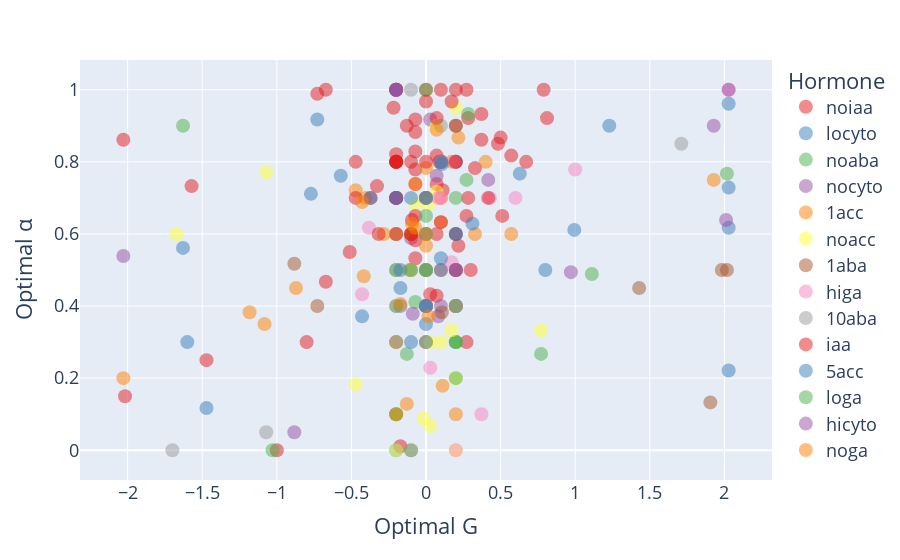

Here is the notebook cell this chart was saved with:
### Code cell
fig = px.scatter(
    hormone_df,
    x="optimal G",
    y="optimal alpha",
    color=hormone_df["hormone"].astype(str),
    hover_name="arbor name",
    opacity=0.5,
    color_discrete_sequence=px.colors.qualitative.Set1,
)

fig.update_traces(marker=dict(size=14))
fig.update_layout(
    font=dict(size=18),
    legend_title_text="Hormone",
    xaxis_title="Optimal G",
    yaxis_title="Optimal α",
    showlegend=True
)

fig.show()
fig.write_html("docs/Optimal_G_alpha_hormone.html")

### Figure 1 — Plotly figure (JSON) as saved in the notebook; plotly's stock layout.template omitted (floating-point values rounded to 4 significant figures)
{"data": [{"hovertemplate": "<b>%{hovertext}</b><br><br>hormone=noiaa<br>optimal G=%{x}<br>optimal alpha=%{y}<extra></extra>", "hovertext": ["248_9_S_noiaa_day9", "058_9_C_noiaa_day9", "248_2_S_noiaa_day9", "058_4_S_noiaa_day9", "248_10_C_noiaa_day9", "1511_2_S_noiaa_day9", "058_2_C_noiaa_day9", "058_8_C_noiaa_day9", "1511_8_S_noiaa_day9", "1511_3_S_noiaa_day9", "058_5_S_noiaa_day9", "248_3_S_noiaa_day9", "1511_1_C_noiaa_day9", "058_1_S_noiaa_day9", "058_10_C_noiaa_day9", "248_1_C_noiaa_day9", "1511_7_S_noiaa_day9", "058_7_C_noiaa_day9", "058_9_S_noiaa_day9", "058_2_S_noiaa_day9", "248_4_S_noiaa_day9", "1511_2_C_noiaa_day9", "248_10_S_noiaa_day9", "058_4_C_noiaa_day9", "1511_4_S_noiaa_day9", "248_2_C_noiaa_day9", "058_7_S_noiaa_day9", "248_1_S_noiaa_day9", "058_10_S_noiaa_day9", "058_1_C_noiaa_day9", "1511_1_S_noiaa_day9", "248_8_C_noiaa_day9", "058_8_S_noiaa_day9", "1511_5_S_noiaa_day9", "248_3_C_noiaa_day9", "058_5_C_noiaa_day9", "248_5_S_noiaa_day9", "1511_3_C_noiaa_day9", "058_3_S_noiaa_day9"], "legendgroup": "noiaa", "marker": {"color": "rgb(228,26,28)", "opacity": 0.5, "size": 14, "symbol": "circle"}, "mode": "markers", "name": "noiaa", "orientation": "v", "showlegend": true, "type": "scatter", "x": [0.1, 0.2, 0.0887, 0.0, 0.0, -0.1, 0.0, 0.0714, 0.0, 0.2714, 0.1, 0.0714, 0.2, -0.1, -0.0714, -0.2, -1.471, -0.0714, 0.3714, 0.1, -0.0714, 0.0714, 0.2173, -0.6714, 0.5714, -0.0714, -0.1714, 0.0, -0.0714, 0.0714, 0.7887, -0.2, -1.0, 0.3286, 0.1113, -0.0714, 0.2714, 0.0286, -0.3286], "xaxis": "x", "y": [1.0, 0.8, 0.8, 0.4, 0.7, 0.6, 0.7, 0.7387, 0.3, 0.3, 0.8, 0.8173, 0.5, 0.8, 0.7786, 0.7, 0.25, 0.7387, 0.8613, 0.8, 0.9173, 0.4286, 0.5673, 0.4673, 0.8173, 0.8286, 0.0113, 1.0, 0.5327, 0.6, 1.0, 0.8214, 0.0, 0.7827, 0.7214, 0.8827, 0.65, 0.4327, 0.7327], "yaxis": "y"}, {"hovertemplate": "<b>%{hovertext}</b><br><br>hormone=locyto<br>optimal G=%{x}<br>optimal alpha=%{y}<extra></extra>", "hovertext": ["LA1511_6_C_locyto_day9", "M248_1_C_locyto_day9", "M248_8_S_locyto_day9", "M058_2_C_locyto_day9", "M058_3_C_locyto_day9", "M248_8_C_locyto_day9", "LA1511_10_C_locyto_day9", "M248_6_S_locyto_day9", "M058_9_C_locyto_day9", "M248_19_C_locyto_day9", "M058_5_S_locyto_day9", "M248_3_S_locyto_day9", "LA1511_6_S_locyto_day9"], "legendgroup": "locyto", "marker": {"color": "rgb(55,126,184)", "opacity": 0.5, "size": 14, "symbol": "circle"}, "mode": "markers", "name": "locyto", "orientation": "v", "showlegend": true, "type": "scatter", "x": [-0.2, 0.0, 0.2, -0.2, 0.2, 0.2, 2.029, -1.471, -1.6, -0.7286, -0.1714, 1.229, 0.994], "xaxis": "x", "y": [0.5, 0.7, 0.6, 0.0, 0.5, 0.8, 0.6173, 0.1173, 0.3, 0.9173, 0.45, 0.9, 0.6113], "yaxis": "y"}, {"hovertemplate": "<b>%{hovertext}</b><br><br>hormone=noaba<br>optimal G=%{x}<br>optimal alpha=%{y}<extra></extra>", "hovertext": ["LA1511_9_C_noaba_day9", "LA1511_7_C_noaba_day9", "M058_3_S_noaba_day9", "M058_7_S_noaba_day9", "LA1511_4_C_noaba_day9", "M058_9_S_noaba_day9", "LA1511_10_S_noaba_day9", "M248_10_S_noaba_day9", "M058_2_S_noaba_day9", "M248_6_C_noaba_day9", "LA1511_3_S_noaba_day9", "LA1511_5_C_noaba_day9"], "legendgroup": "noaba", "marker": {"color": "rgb(77,175,74)", "opacity": 0.5, "size": 14, "symbol": "circle"}, "mode": "markers", "name": "noaba", "orientation": "v", "showlegend": true, "type": "scatter", "x": [0.2, 0.2, 0.2, 0.0, 0.2, -0.2, 1.111, 0.1, -0.1286, 0.2, -0.0714, 0.2714], "xaxis": "x", "y": [0.3, 0.3, 0.3, 1.0, 0.4, 0.1, 0.4887, 0.5, 0.2673, 0.9, 0.4113, 0.75], "yaxis": "y"}, {"hovertemplate": "<b>%{hovertext}</b><br><br>hormone=nocyto<br>optimal G=%{x}<br>optimal alpha=%{y}<extra></extra>", "hovertext": ["LA1511_7_S_nocyto_day9", "LA1511_8_S_nocyto_day9", "LA1511_4_C_nocyto_day9", "M248_5_C_nocyto_day9", "LA1511_3_C_nocyto_day9", "M248_10_C_nocyto_day9", "M248_3_C_nocyto_day9", "LA1511_2_C_nocyto_day9", "M248_7_C_nocyto_day9", "M058_10_S_nocyto_day9", "M248_2_C_nocyto_day9", "LA1511_7_C_nocyto_day9"], "legendgroup": "nocyto", "marker": {"color": "rgb(152,78,163)", "opacity": 0.5, "size": 14, "symbol": "circle"}, "mode": "markers", "name": "nocyto", "orientation": "v", "showlegend": true, "type": "scatter", "x": [0.1, 0.0, 0.1, 0.0286, 0.9714, -0.1, -0.0887, 0.0827, 0.106, -0.8827, 0.0714, 0.4173], "xaxis": "x", "y": [0.5, 0.5, 0.4, 0.9173, 0.494, 0.5887, 0.3786, 0.3714, 0.8, 0.05, 0.7613, 0.75], "yaxis": "y"}, {"hovertemplate": "<b>%{hovertext}</b><br><br>hormone=1acc<br>optimal G=%{x}<br>optimal alpha=%{y}<extra></extra>", "hovertext": ["la1511_2_S_1acc_day9", "la1511_7_C_1acc_day9", "m248_9_C_1acc_day9", "m248_8_C_1acc_day9", "m058_8_S_1acc_day9", "m058_7_S_1acc_day9", "m248_7_C_1acc_day9", "m058_2_C_1acc_day9", "m058_5_C_1acc_day9", "m058_10_S_1acc_day9", "la1511_6_S_1acc_day9", "la1511_4_C_1acc_day9", "m248_2_C_1acc_day9", "m058_2_S_1acc_day9", "la1511_1_S_1acc_day9", "m248_8_S_1acc_day9", "m058_8_C_1acc_day9", "m248_3_C_1acc_day9", "m058_3_S_1acc_day9", "la1511_5_C_1acc_day9", "m058_6_C_1acc_day9", "m248_6_S_1acc_day9", "m248_9_S_1acc_day9", "m058_9_C_1acc_day9", "m058_1_C_1acc_day9", "la1511_2_C_1acc_day9", "m058_4_S_1acc_day9", "m248_4_C_1acc_day9"], "legendgroup": "1acc", "marker": {"color": "rgb(255,127,0)", "opacity": 0.5, "size": 14, "symbol": "circle"}, "mode": "markers", "name": "1acc", "orientation": "v", "showlegend": true, "type": "scatter", "x": [0.2, -0.1, 0.1, 0.1, -0.2, -0.2, 0.2, 0.0, 0.0, -1.083, 1.929, 0.1, 0.1714, -0.406, -2.029, -0.2, -0.2, -0.1113, -1.183, 0.5714, -0.0714, -0.8714, -0.4714, -0.2827, 0.2173, -0.4173, 0.3286, 0.0], "xaxis": "x", "y": [0.4, 0.6, 0.8, 0.7, 0.8, 0.7, 0.5, 0.5, 0.4, 0.35, 0.75, 0.6327, 0.8, 0.7, 0.2, 0.6, 1.0, 0.5, 0.3827, 0.6, 0.7387, 0.45, 0.7214, 0.6, 0.8673, 0.4827, 0.6, 0.7827], "yaxis": "y"}, {"hovertemplate": "<b>%{hovertext}</b><br><br>hormone=noacc<br>optimal G=%{x}<br>optimal alpha=%{y}<extra></extra>", "hovertext": ["la1511_3_S_noacc_day9", "m248_6_C_noacc_day9", "m248_4_S_noacc_day9", "m058_2_S_noacc_day9", "m058_4_C_noacc_day9", "la1511_4_C_noacc_day9", "m058_10_S_noacc_day9", "m248_3_C_noacc_day9", "m248_5_S_noacc_day9", "la1511_6_S_noacc_day9", "m058_8_S_noacc_day9", "m248_2_S_noacc_day9", "la1511_7_C_noacc_day9", "la1511_5_S_noacc_day9", "la1511_3_C_noacc_day9", "m248_6_S_noacc_day9", "m248_5_C_noacc_day9", "m058_3_C_noacc_day9", "m248_3_S_noacc_day9", "m058_5_S_noacc_day9", "m058_8_C_noacc_day9", "la1511_6_C_noacc_day9", "m248_8_S_noacc_day9", "la1511_2_C_noacc_day9", "la1511_4_S_noacc_day9", "m058_10_C_noacc_day9", "m058_1_S_noacc_day9", "m248_7_S_noacc_day9", "m058_7_C_noacc_day9", "m248_1_C_noacc_day9"], "legendgroup": "noacc", "marker": {"color": "rgb(255,255,51)", "opacity": 0.5, "size": 14, "symbol": "circle"}, "mode": "markers", "name": "noacc", "orientation": "v", "showlegend": true, "type": "scatter", "x": [-0.2, -0.2, -0.2, 0.0, -0.2, 0.0, 0.2, -0.2, -0.2, -0.2, 0.0286, 0.0, 0.1714, 0.0, -1.071, 0.0, 0.0714, 0.0173, 0.0, 0.2, -0.0714, 0.1, -0.4714, 0.2, 0.7714, -0.1, -1.671, 0.0286, 0.0714, -0.0173], "xaxis": "x", "y": [0.5, 0.0, 0.6, 0.4, 0.7, 0.5, 0.2, 0.3, 0.5, 1.0, 0.3, 0.7, 0.3327, 0.6, 0.7714, 0.6, 0.9, 0.6827, 0.3, 0.95, 0.6827, 0.3, 0.1827, 0.0, 0.3327, 0.5, 0.6, 0.0673, 0.7173, 0.0887], "yaxis": "y"}, {"hovertemplate": "<b>%{hovertext}</b><br><br>hormone=1aba<br>optimal G=%{x}<br>optimal alpha=%{y}<extra></extra>", "hovertext": ["LA1511_2_C_1aba_day9", "M058_6_C_1aba_day9", "M058_2_S_1aba_day9", "LA1511_1_S_1aba_day9", "LA1511_6_S_1aba_day9", "LA511_5_S_1aba_day9", "LA1511_8_C_1aba_day9", "LA1511_2_S_1aba_day9", "M058_4_C_1aba_day9", "M248_4_S_1aba_day9", "M248_1_C_1aba_day9", "M058_1_S_1aba_day9"], "legendgroup": "1aba", "marker": {"color": "rgb(166,86,40)", "opacity": 0.5, "size": 14, "symbol": "circle"}, "mode": "markers", "name": "1aba", "orientation": "v", "showlegend": true, "type": "scatter", "x": [0.0, 0.2, -0.2, -0.1, -0.2, 2.017, 1.429, -0.7286, 0.106, 1.983, -0.8827, 1.906], "xaxis": "x", "y": [0.7, 0.4, 0.8, 0.6, 0.3, 0.5, 0.45, 0.4, 0.3827, 0.5, 0.5173, 0.1327], "yaxis": "y"}, {"hovertemplate": "<b>%{hovertext}</b><br><br>hormone=higa<br>optimal G=%{x}<br>optimal alpha=%{y}<extra></extra>", "hovertext": ["LA1511_11_S_higa_day9", "M058_5_S_higa_day9", "LA1511_3_C_higa_day9", "M248_2_C_higa_day9", "M248_1_S_higa_day9", "M058_4_S_higa_day9", "M248_4_S_higa_day9", "la1511_10_S_higa_day5", "M058_6_S_higa_day9", "LA1511_5_S_higa_day9", "M058_8_S_higa_day9", "M248_8_C_higa_day9", "M058_7_S_higa_day9", "LA1511_1_C_higa_day9", "M058_2_C_higa_day9", "LA1511_4_S_higa_day9", "M248_5_S_higa_day9", "M058_5_C_higa_day9", "LA1511_6_C_higa_day9", "LA1511_9_C_higa_day9", "LA1511_11_C_higa_day9", "M058_10_C_higa_day9"], "legendgroup": "higa", "marker": {"color": "rgb(247,129,191)", "opacity": 0.5, "size": 14, "symbol": "circle"}, "mode": "markers", "name": "higa", "orientation": "v", "showlegend": true, "type": "scatter", "x": [0.2, -0.1, 0.1, 0.0, -0.2, 0.2, 0.2, 2.029, 0.0, -0.2, 0.0827, 0.1, -0.3827, 0.2, 0.4286, 1.0, 0.1714, 0.0286, -0.4286, 0.6, 0.3714, 0.1887], "xaxis": "x", "y": [0.4, 0.0, 0.8, 0.4, 1.0, 0.0, 0.4, 1.0, 0.4, 0.4, 0.7, 0.7, 0.6173, 0.4, 0.7, 0.7786, 0.5214, 0.2286, 0.4327, 0.7, 0.1, 0.8], "yaxis": "y"}, {"hovertemplate": "<b>%{hovertext}</b><br><br>hormone=10aba<br>optimal G=%{x}<br>optimal alpha=%{y}<extra></extra>", "hovertext": ["M058_7_C_10aba_day9", "M058_8_C_10aba_day9", "M248_10_C_10aba_day9", "M058_9_C_10aba_day9", "LA1511_10_C_10aba_day9", "M058_5_C_10aba_day9", "M058_8_S_10aba_day9", "LA1511_9_S_10aba_day9", "LA1511_1_C_10aba_day9", "M058_6_S_10aba_day9", "M248_6_C_10aba_day9"], "legendgroup": "10aba", "marker": {"color": "rgb(153,153,153)", "opacity": 0.5, "size": 14, "symbol": "circle"}, "mode": "markers", "name": "10aba", "orientation": "v", "showlegend": true, "type": "scatter", "x": [0.0, -0.1, 0.2, 0.1, -0.1, -0.2, -0.2, -1.7, 1.711, -1.071, 0.0], "xaxis": "x", "y": [0.4, 1.0, 0.4, 0.9, 0.5, 0.3, 0.6, 0.0, 0.85, 0.05, 0.7], "yaxis": "y"}, {"hovertemplate": "<b>%{hovertext}</b><br><br>hormone=iaa<br>optimal G=%{x}<br>optimal alpha=%{y}<extra></extra>", "hovertext": ["248_2_S_iaa_day9", "058_8_C_iaa_day9", "058_10_C_iaa_day9", "1511_3_S_iaa_day9", "058_9_C_iaa_day9", "248_3_S_iaa_day9", "1511_2_S_iaa_day9", "058_6_C_iaa_day9", "248_4_S_iaa_day9", "058_4_C_iaa_day9", "248_6_S_iaa_day9", "058_3_C_iaa_day9", "248_9_S_iaa_day9", "1511_10_C_iaa_day9", "248_8_S_iaa_day9", "058_2_C_iaa_day9", "1511_9_S_iaa_day9", "1511_6_S_iaa_day9", "248_7_S_iaa_day9", "058_5_C_iaa_day9", "058_7_S_iaa_day9", "248_5_C_iaa_day9", "1511_4_C_iaa_day9", "248_2_C_iaa_day9", "058_8_S_iaa_day9", "1511_2_C_iaa_day9", "058_1_S_iaa_day9", "248_4_C_iaa_day9", "1511_5_C_iaa_day9", "058_6_S_iaa_day9", "1511_7_C_iaa_day9", "248_6_C_iaa_day9", "058_4_S_iaa_day9", "1511_10_S_iaa_day9", "248_1_C_iaa_day9", "248_9_C_iaa_day9", "1511_8_C_iaa_day9", "248_8_C_iaa_day9", "058_2_S_iaa_day9", "1511_9_C_iaa_day9", "1511_1_C_iaa_day9", "248_10_C_iaa_day9", "058_5_S_iaa_day9", "1511_6_C_iaa_day9", "248_7_C_iaa_day9"], "legendgroup": "iaa", "marker": {"color": "rgb(228,26,28)", "opacity": 0.5, "size": 14, "symbol": "circle"}, "mode": "markers", "name": "iaa", "orientation": "v", "showlegend": true, "type": "scatter", "x": [-0.2, -0.2, 0.2, -0.2, -0.2173, -0.2, 0.5, 0.1714, -0.2, 0.2, 0.5113, -0.0714, -0.3714, -0.7286, -0.5113, 0.6714, 0.0, -2.029, 0.1, -0.2, 0.2, 0.2714, 0.4173, -0.1, -0.2, -0.2, -0.4714, -0.6714, 0.8113, 0.3, -0.3173, 0.4827, -0.1286, -0.094, -0.4714, 0.0714, 0.0, 0.2, -0.8, -1.571, -0.0714, 0.3714, -2.017, 0.2827, 0.2827], "xaxis": "x", "y": [0.7, 1.0, 0.9, 0.8, 0.95, 0.6, 0.8673, 0.9673, 0.8, 0.8, 0.65, 0.5827, 0.7, 0.9887, 0.55, 0.8, 0.8, 0.8613, 0.6327, 0.7, 1.0, 1.0, 0.7, 0.6, 0.8, 0.8, 0.7, 1.0, 0.9214, 0.5, 0.6, 0.85, 0.9, 0.6387, 0.8, 0.9214, 0.9673, 0.6, 0.3, 0.7327, 0.65, 0.9327, 0.15, 0.7, 0.9214], "yaxis": "y"}, {"hovertemplate": "<b>%{hovertext}</b><br><br>hormone=5acc<br>optimal G=%{x}<br>optimal alpha=%{y}<extra></extra>", "hovertext": ["m058_5_S_5acc_day9", "m248_5_C_5acc_day9", "m058_7_C_5acc_day9", "m248_7_S_5acc_day9", "m058_3_S_5acc_day9", "m248_10_C_5acc_day9", "m058_9_C_5acc_day9", "m248_4_C_5acc_day9", "m248_1_S_5acc_day9", "m058_1_C_5acc_day9", "la1511_7_S_5acc_day9", "la1511_2_S_5acc_day9", "m058_4_C_5acc_day9", "m248_4_S_5acc_day9", "m248_9_C_5acc_day9", "m058_9_S_5acc_day9", "m248_10_S_5acc_day9", "m058_6_S_5acc_day9", "m248_6_C_5acc_day9", "m248_8_C_5acc_day9", "la1511_4_S_5acc_day9", "m248_2_S_5acc_day9", "m058_2_C_5acc_day9", "la1511_1_C_5acc_day9", "m058_7_S_5acc_day9", "m248_7_C_5acc_day9", "la1511_6_C_5acc_day9", "m058_5_C_5acc_day9", "m248_5_S_5acc_day9", "la1511_3_S_5acc_day9", "m058_10_C_5acc_day9"], "legendgroup": "5acc", "marker": {"color": "rgb(55,126,184)", "opacity": 0.5, "size": 14, "symbol": "circle"}, "mode": "markers", "name": "5acc", "orientation": "v", "showlegend": true, "type": "scatter", "x": [-0.2, 0.0, 0.2, -0.2, -0.2, 0.1, -0.1, 0.0, 0.8, -0.1, -0.7714, -1.629, 0.0, -0.5714, 0.0, 0.0, -0.4286, 0.0, 0.1, -0.1714, -0.2, 0.0, 0.6286, 2.029, 2.029, 0.3113, 2.029, -0.3714, 0.106, 0.0, -0.1714], "xaxis": "x", "y": [1.0, 0.7, 0.6, 0.7, 0.5, 0.8, 0.3, 0.6, 0.5, 0.7, 0.7113, 0.5613, 0.4, 0.7613, 0.4, 0.6, 0.3714, 0.3, 0.5327, 0.5, 0.7, 0.35, 0.7673, 0.9613, 0.2214, 0.6286, 0.7286, 0.7, 0.794, 0.5, 0.4], "yaxis": "y"}, {"hovertemplate": "<b>%{hovertext}</b><br><br>hormone=loga<br>optimal G=%{x}<br>optimal alpha=%{y}<extra></extra>", "hovertext": ["M248_3_C_loga_day9", "LA1511_10_S_loga_day9", "LA1511_9_S_loga_day9", "LA1511_11_S_loga_day9", "M248_7_C_loga_day9", "LA1511_4_S_loga_day9", "M058_10_C_loga_day9", "M058_1_S_loga_day9", "M058_3_C_loga_day9", "M248_3_S_loga_day9", "LA1511_5_S_loga_day9", "M248_10_S_loga_day9", "M058_9_S_loga_day9", "M248_9_C_loga_day9"], "legendgroup": "loga", "marker": {"color": "rgb(77,175,74)", "opacity": 0.5, "size": 14, "symbol": "circle"}, "mode": "markers", "name": "loga", "orientation": "v", "showlegend": true, "type": "scatter", "x": [0.2, 0.2, 0.2, 2.017, -0.2, 0.0, -0.1, -0.1, 0.2827, -0.2, -1.029, -1.629, 0.0, 0.7714], "xaxis": "x", "y": [0.2, 0.4, 0.7, 0.7673, 0.1, 0.5, 0.5, 0.0, 0.9327, 0.4, 0.0, 0.9, 0.65, 0.2673], "yaxis": "y"}, {"hovertemplate": "<b>%{hovertext}</b><br><br>hormone=hicyto<br>optimal G=%{x}<br>optimal alpha=%{y}<extra></extra>", "hovertext": ["M058_1_C_hicyto_day9", "LA1511_5_C_hicyto_day9", "M248_5_C_hicyto_day9", "M248_4_C_hicyto_day9", "LA1511_8_C_hicyto_day9", "M248_6_S_hicyto_day9", "M248_7_S_hicyto_day9", "M058_8_C_hicyto_day9", "M058_4_S_hicyto_day9", "LA1511_7_S_hicyto_day9"], "legendgroup": "hicyto", "marker": {"color": "rgb(152,78,163)", "opacity": 0.5, "size": 14, "symbol": "circle"}, "mode": "markers", "name": "hicyto", "orientation": "v", "showlegend": true, "type": "scatter", "x": [0.2, -0.2, -0.2, -0.2, 0.2, -0.2, 2.011, 2.029, -2.029, 1.929], "xaxis": "x", "y": [0.5, 1.0, 1.0, 1.0, 0.5, 0.7, 0.6387, 1.0, 0.5387, 0.9], "yaxis": "y"}, {"hovertemplate": "<b>%{hovertext}</b><br><br>hormone=noga<br>optimal G=%{x}<br>optimal alpha=%{y}<extra></extra>", "hovertext": ["M248_9_C_noga_day9", "M058_10_S_noga_day9", "M248_8_S_noga_day9", "LA1511_1_S_noga_day9", "M058_7_C_noga_day9", "M248_7_S_noga_day9", "M248_9_S_noga_day9", "M058_3_S_noga_day9", "M058_6_C_noga_day9", "M248_1_S_noga_day9", "M058_1_C_noga_day9", "M248_4_C_noga_day9", "LA1511_8_S_noga_day9"], "legendgroup": "noga", "marker": {"color": "rgb(255,127,0)", "opacity": 0.5, "size": 14, "symbol": "circle"}, "mode": "markers", "name": "noga", "orientation": "v", "showlegend": true, "type": "scatter", "x": [0.0, -0.2, 0.0, 0.1113, -0.0714, 0.2, -0.4286, -0.1714, -0.094, 0.0173, -0.1286, 0.0714, 0.4], "xaxis": "x", "y": [0.6, 0.1, 0.5673, 0.1786, 0.6173, 0.1, 0.6887, 0.406, 0.6286, 0.3714, 0.1286, 0.8887, 0.8], "yaxis": "y"}], "layout": {"autosize": true, "font": {"size": 18}, "legend": {"title": {"text": "Hormone"}, "tracegroupgap": 0}, "margin": {"t": 60}, "showlegend": true, "xaxis": {"anchor": "y", "autorange": true, "domain": [0, 1], "range": [-2.308, 2.308], "title": {"text": "Optimal G"}, "type": "linear"}, "yaxis": {"anchor": "x", "autorange": true, "domain": [0, 1], "range": [-0.1094, 1.109], "title": {"text": "Optimal α"}, "type": "linear"}}}
